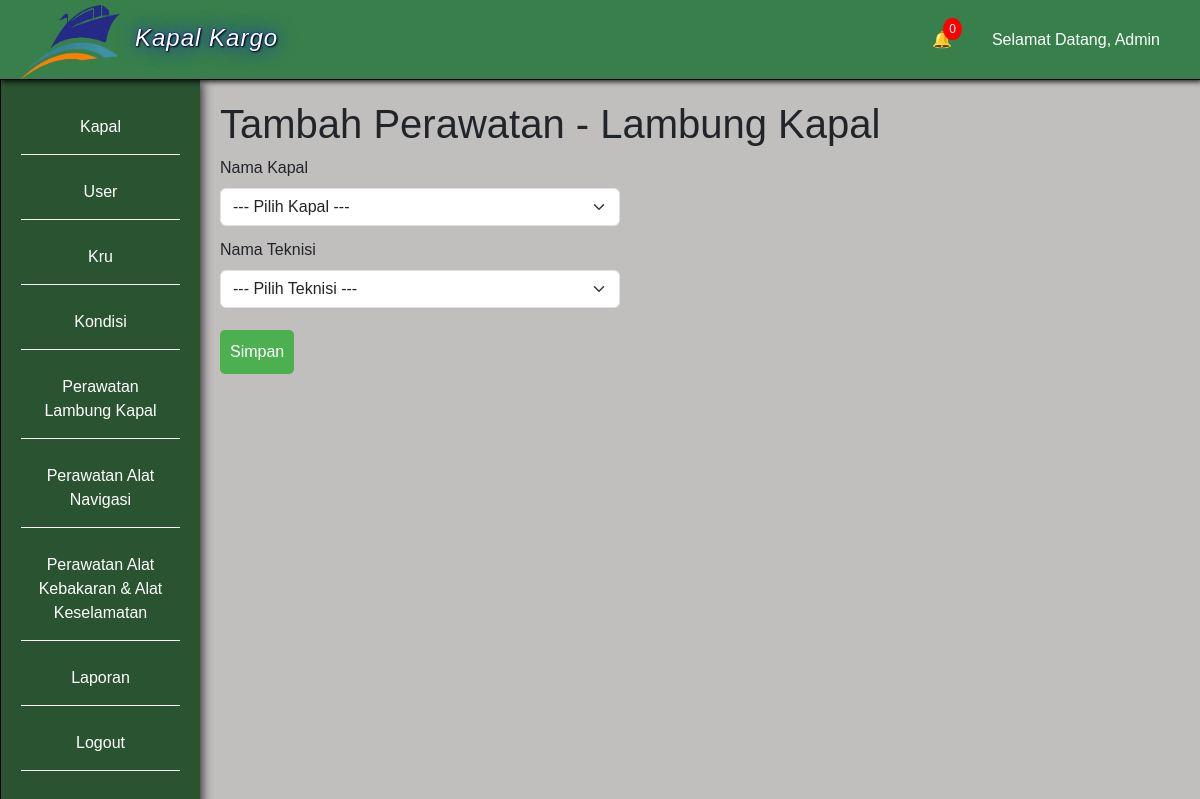
The app's page /tambah_perawatan.php?id_jenis_perawatan=1 (signed in) with its own data.
### tables this page shows
CREATE TABLE `user` (
  `id_user` int(11) NOT NULL,
  `nama_lengkap` varchar(50) NOT NULL,
  `username` varchar(50) NOT NULL,
  `password` varchar(255) NOT NULL,
  `role` enum('Administrator','Kru Lambung Kapal','Kru Alat Navigasi Kapal','Kru Alat Kebakaran dan Keselamatan Kapal') NOT NULL
);

CREATE TABLE `jenis_perawatan` (
  `id_jenis_perawatan` int(11) NOT NULL,
  `jenis_perawatan` varchar(100) NOT NULL
);

### tambah_perawatan.php (the view, shortened to what this page needs)
<?php
    include 'koneksi.php';
    $id_user = $_SESSION['id_user'];
    $dataUser = mysqli_fetch_assoc(mysqli_query($conn, "SELECT * FROM user WHERE id_user = '$id_user'"));
    $id_jenis_perawatan = $_GET['id_jenis_perawatan'];
    $jenis_perawatan = mysqli_fetch_assoc(mysqli_query($conn, "SELECT * FROM jenis_perawatan WHERE id_jenis_perawatan = '$id_jenis_perawatan'"));
?>
<html>
<head>
    <link href="https://cdn.jsdelivr.net/npm/bootstrap@5.3.3/dist/css/bootstrap.min.css" rel="stylesheet">
    <link rel="stylesheet" href="style.css">
</head>
<body>
    <?php include 'top-side-bar.php'; ?>
    <div class="main">
        <h1>Tambah Perawatan - <?= $jenis_perawatan['jenis_perawatan']; ?></h1>
        <form method="post" class="form-admin">
            <div class="form-group">
                <label for="id_kapal">Nama Kapal</label>
                <select name="id_kapal" id="id_kapal" required class="form-select">
                    <option value="0">--- Pilih Kapal ---</option>
                </select>
            </div>
            <div class="form-group">
                <label for="id_kru">Nama Teknisi</label>
                <select name="id_kru" id="id_kru" required class="form-select">
                    <option value="0">--- Pilih Teknisi ---</option>
                </select>
            </div>
            <button type="submit" class="btn" name="btnSimpan">Simpan</button>
        </form>
    </div>
</body>
</html>

### top-side-bar.php (shortened to what this page needs)
<div class="topbar" style="z-index: 9999;">
    <div class="logo">
        <img src="foto/logo.png" alt="logo kapal">
        <a href="index.php">Kapal Kargo</a>
    </div>
    <nav>
        <ul style="list-style: none; display: flex; gap: 20px;">
            <li class="notif-dropdown">
                <a href="#" id="notif-icon" onclick="toggleDropdown(event)">
                    🔔
                    <span id="notif-count" class="notif-count">0</span>
                </a>
            </li>
            <li><a href="#">Selamat Datang, <?= htmlspecialchars($dataUser['nama_lengkap']); ?></a></li>
        </ul>
    </nav>
</div>
<div class="sidebar" style="overflow-y: auto; padding-bottom: 150px;">
    <ul>
        <li><a href="kapal.php">Kapal</a></li>
        <?php if ($dataUser['role'] == 'Administrator'): ?>
            <li><a href="user.php">User</a></li>
            <li><a href="kru.php">Kru</a></li>
            <li><a href="kondisi.php">Kondisi</a></li>
        <?php endif ?>
        <?php
            $sidebar_jenis_perawatan = mysqli_query($conn, "SELECT * FROM jenis_perawatan");
         ?>
         <?php if ($dataUser['role'] != 'Administrator'): ?>
             <?php foreach ($sidebar_jenis_perawatan as $data_sidebar_jenis_perawatan): ?>
                <?php
                    if (
                        ($dataUser['role'] == 'Kru Lambung Kapal' && $data_sidebar_jenis_perawatan['id_jenis_perawatan'] == 1) ||
                        ($dataUser['role'] == 'Kru Alat Navigasi Kapal' && $data_sidebar_jenis_perawatan['id_jenis_perawatan'] == 2) ||
                        ($dataUser['role'] == 'Kru Alat Kebakaran dan Keselamatan Kapal' && $data_sidebar_jenis_perawatan['id_jenis_perawatan'] == 3)
                    ):
                ?>
                    <li>
                        <a href="perawatan.php?id_jenis_perawatan=<?= $data_sidebar_jenis_perawatan['id_jenis_perawatan']; ?>">
                            Perawatan <?= $data_sidebar_jenis_perawatan['jenis_perawatan']; ?>
                        </a>
                    </li>
                <?php endif; ?>
            <?php endforeach; ?>
        <?php else: ?>
            <?php foreach ($sidebar_jenis_perawatan as $data_sidebar_jenis_perawatan): ?>
                <li>
                    <a href="perawatan.php?id_jenis_perawatan=<?= $data_sidebar_jenis_perawatan['id_jenis_perawatan']; ?>">
                        Perawatan <?= $data_sidebar_jenis_perawatan['jenis_perawatan']; ?>
                    </a>
                </li>
            <?php endforeach; ?>
        <?php endif ?>
        <?php if ($dataUser['role'] == 'Administrator'): ?>
            <li><a href="laporan.php">Laporan</a></li>
        <?php endif ?>
        <li><a href="logout.php">Logout</a></li>
    </ul>
</div>

### style.css (style rules this page uses)
body { font-family: Arial, sans-serif; background-color: #c1bebe; margin: 0; }
.form-admin { width: 400px; }
.form-group { margin-bottom: 12px; }
label { display: block; margin-bottom: 8px; }
.btn { margin-top: 10px; display: inline-block; padding: 10px; border: none; border-radius: 5px; background-color: #4CAF50; color: #fff; font-size: 16px; cursor: pointer; text-decoration: none; }
.topbar { background-color: rgb(55, 128, 75); color: #fff; display: flex; align-items: center; padding: 20px; position: fixed; width: 100%; height: 80px; border-bottom: 1px solid black; box-shadow: 2px 2px 5px rgba(0,0,0,0.8); }
.logo { font-size: 24px; font-weight: 500; margin-right: auto; }
.logo img { width: 100px; height: 75px; margin-top: 5px; margin-right: 15px; float: left; }
.logo a { display: inline-block; margin-top: 20px; font-family:impact, sans-serif; letter-spacing: 1px; text-shadow: 1px 1px 2px black, 0 0 20px blue, 0 0 2px darkblue; font-style: italic; text-decoration: none; color: white; }
nav ul { list-style: none; margin: 0; padding: 0; display: flex; }
nav li { margin-right: 20px; }
nav a { color: #fff; text-decoration: none; font-size: 16px; }
.sidebar { background-color: #295331; color: #fff; height: 100vh; width: 200px; position: fixed; left: 0; padding: 20px; top: 80px; border-left: 1px solid black; box-shadow: 2px 2px 10px rgba(0,0,0,0.8); }
.sidebar ul { list-style: none; margin: 0; padding: 0; }
.sidebar li { border-bottom: 1px solid white; margin-bottom: 10px; text-align: center; }
.sidebar a { display: inline-block; color: #fff; text-decoration: none; font-size: 16px; width: 100%; padding: 15px; margin: auto; }
.main { padding-left: 220px; padding-right: 20px; padding-bottom: 20px; padding-top: 100px; }

### top-side-bar.php (style rules this page uses)
.notif-dropdown { position: relative; display: inline-block; }
.notif-count { position: absolute; top: -10px; right: -10px; background: red; color: white; border-radius: 50%; padding: 2px 6px; font-size: 12px; }

### records on screen
user: nama_lengkap "Admin"
jenis_perawatan: jenis_perawatan "Lambung Kapal"
jenis_perawatan: jenis_perawatan "Alat Navigasi"
jenis_perawatan: jenis_perawatan "Alat Kebakaran & Alat Keselamatan"
